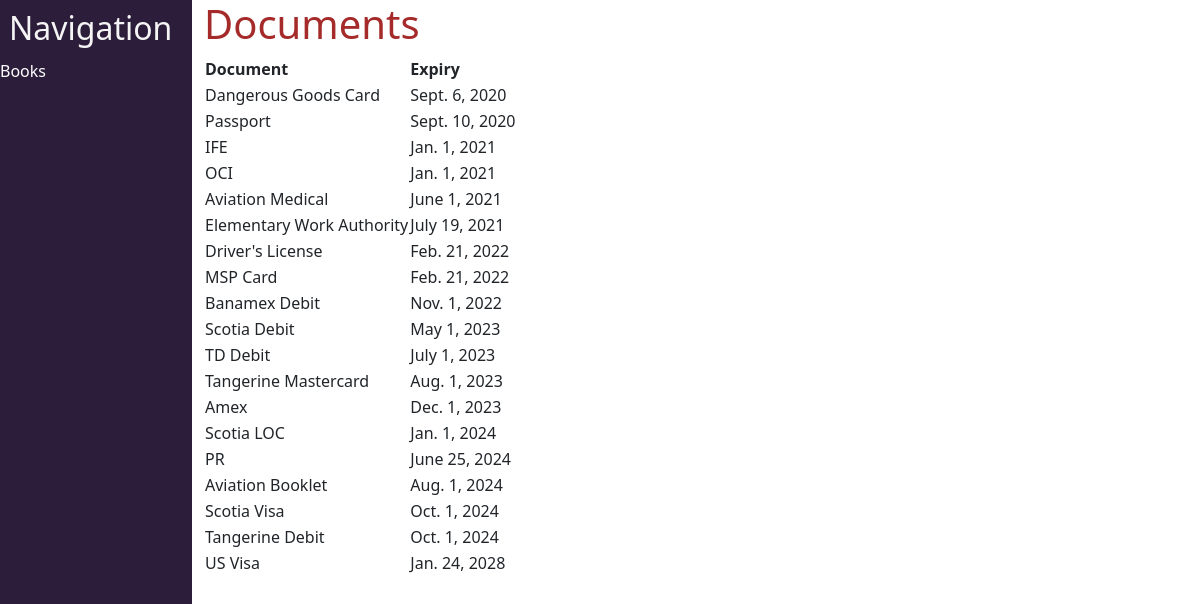
Screenshot of /master/documents/ with the database file from the repository.
### master/models.py (models this page shows)
class Documents(models.Model):
    document = models.CharField(max_length=64)
    expiry = models.DateField()

### master/views.py (the view)
# urls.py: path("documents/", views.documents, name='documents')
def documents(request):
    return render(request, "master/documents.html", {"documents":Documents.objects.order_by('expiry')})

### master/templates/master/documents.html (shortened to what this page needs)
{% extends "master/layout.html" %}
{% block body %}
    <h1>Documents</h1>
    <table>
        <thead>
            <th>Document</th>
            <th>Expiry</th>
        </thead>
        {% for document in documents %}
            <tr>
                <td>{{document.document}}</td>
                <td>{{document.expiry}}</td>
            </tr>
        {% endfor %}
    </table>
{% endblock %}

### master/static/master/styles.css (style rules this page uses)
h1 { color: brown; }

### rows the page displays
Documents: document "Dangerous Goods Card", expiry "Sept. 6, 2020"
Documents: document "Passport", expiry "Sept. 10, 2020"
Documents: document "IFE", expiry "Jan. 1, 2021"
Documents: document "OCI", expiry "Jan. 1, 2021"
Documents: document "Aviation Medical", expiry "June 1, 2021"
Documents: document "Elementary Work Authority", expiry "July 19, 2021"
Documents: document "Driver's License", expiry "Feb. 21, 2022"
Documents: document "MSP Card", expiry "Feb. 21, 2022"
Documents: document "Banamex Debit", expiry "Nov. 1, 2022"
Documents: document "Scotia Debit", expiry "May 1, 2023"
Documents: document "TD Debit", expiry "July 1, 2023"
Documents: document "Tangerine Mastercard", expiry "Aug. 1, 2023"
Documents: document "Amex", expiry "Dec. 1, 2023"
Documents: document "Scotia LOC", expiry "Jan. 1, 2024"
Documents: document "PR", expiry "June 25, 2024"
Documents: document "Aviation Booklet", expiry "Aug. 1, 2024"
Documents: document "Scotia Visa", expiry "Oct. 1, 2024"
Documents: document "Tangerine Debit", expiry "Oct. 1, 2024"
Documents: document "US Visa", expiry "Jan. 24, 2028"
